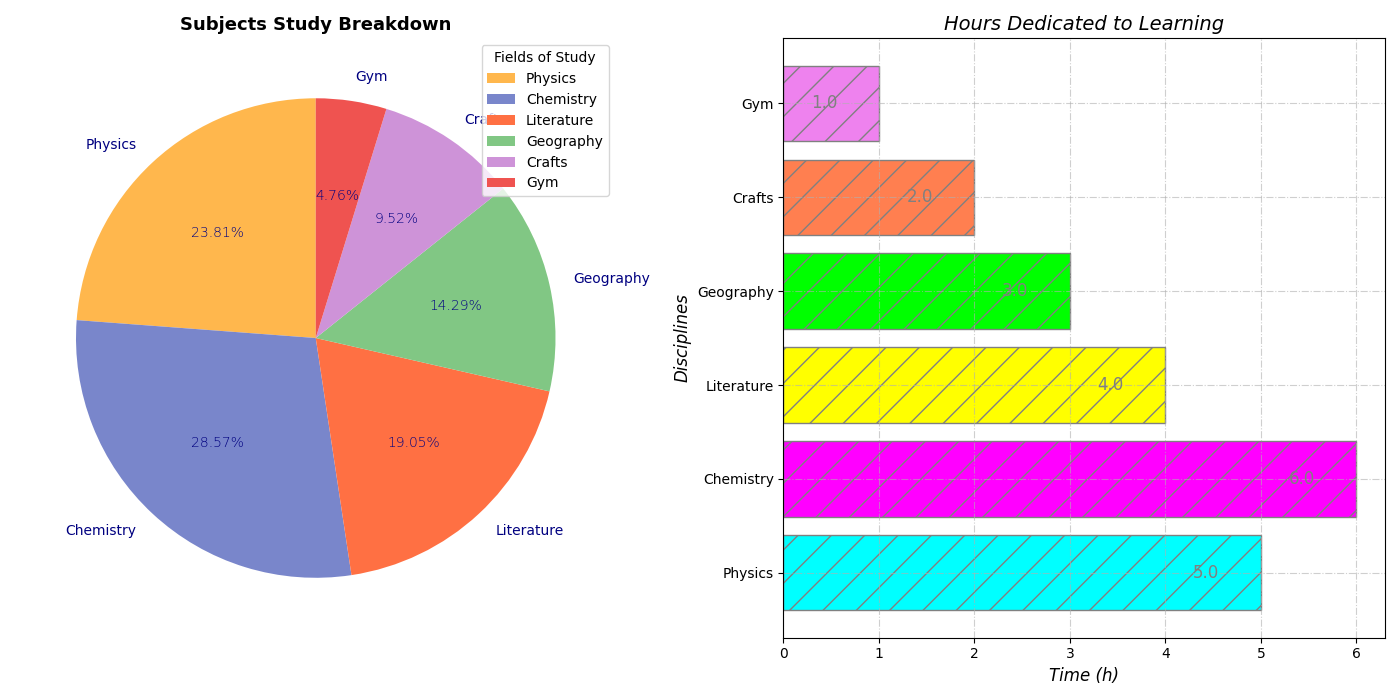

This chart was generated by the following Python code:
import numpy as np
import matplotlib.pyplot as plt

subjects = ['Physics', 'Chemistry', 'Literature', 'Geography', 'Crafts', 'Gym']
study_hours = np.array([5, 6, 4, 3, 2, 1])

fig, ax = plt.subplots(1, 2, figsize=(14, 7))

bar_colors = ['cyan', 'magenta', 'yellow', 'lime', 'coral', 'violet']

bars = ax[1].barh(subjects, study_hours, color=bar_colors, edgecolor='grey', hatch='/')

ax[1].set_title('Hours Dedicated to Learning', fontweight='light', fontsize=14, style='italic')
ax[1].set_xlabel('Time (h)', fontsize=12, fontstyle='oblique')
ax[1].set_ylabel('Disciplines', fontsize=12, fontstyle='oblique')
ax[1].grid(True, linestyle='-.', linewidth=0.8, alpha=0.6)

for bar in bars:
    width = bar.get_width()
    ax[1].annotate(f'{width:.1f}', 
                   xy=(width, bar.get_y() + bar.get_height() / 2), 
                   xytext=(-30, 0), 
                   textcoords='offset points', 
                   ha='right', va='center', fontsize=12, color='gray')

total_study_time = np.sum(study_hours)
study_proportions = study_hours / total_study_time

pie_colors = ['#FFB74D', '#7986CB', '#FF7043', '#81C784', '#CE93D8', '#EF5350']

wedges, texts, autotexts = ax[0].pie(study_proportions, labels=subjects, autopct='%1.2f%%', colors=pie_colors, startangle=90, textprops={'fontsize': 10, 'color': 'navy'})

ax[0].set_title('Subjects Study Breakdown', fontweight='heavy', fontsize=13, style='normal')
plt.setp(autotexts, size=10, weight='ultralight')
ax[0].legend(wedges, subjects, title="Fields of Study", loc="upper right")

plt.tight_layout()
plt.show()
